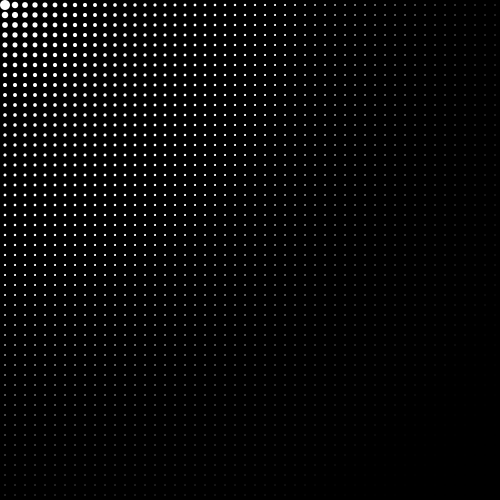
Frame 1 (no input)
Frame 60 (the mouse pressed at the canvas centre just before this capture): identical to frame 1, image omitted
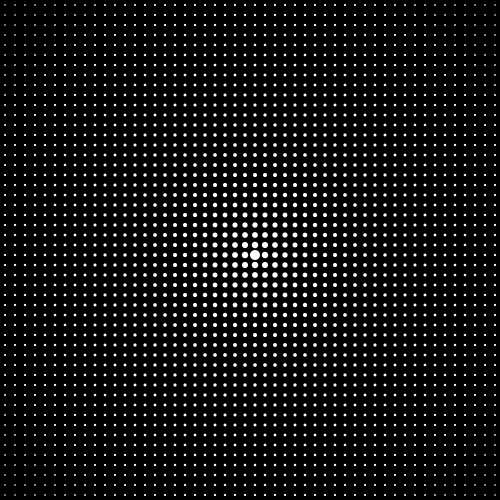
Frame 120 (the mouse held since frame 60 and released just before this capture)

The Processing sketch that drew these frames (run headless with seeded random() and noise(); from frame 60 on, the mouse is pressed at the canvas centre):

// Processing sketch: Dots_and_Boxes
// ── Dots_and_Boxes.pde
int count = 50;
float r = 0.125;
float w;
Box[][] boxes = new Box[count][count];

float formula(int i, int j, float i_offset, float j_offset)
{
  return pow(pow(i - i_offset - 1, 2) + pow(j - j_offset - 1, 2), r);
}

void setup()
{
  noStroke();
  size(500, 500);
  w = width/count;
  
  for (int i = 0; i < count; i++)
  {
    for (int j = 0; j < count; j++)
    {
      float radius = map(formula(i + 1, j + 1, 0, 0), 0, formula(count, count, 0, 0), 0, w);
      boxes[i][j] = new Box(i, j, count, radius);
      if ((i + j) % 2 == 2)
      {
        boxes[i][j].invert();
      }
      boxes[i][j].show();
    }
  }
}

void draw()
{
 for (int i = 0; i < count; i++)
  {
    for (int j = 0; j < count; j++)
    {
      float i_offset = (mouseX - mouseX % w)/w;
      float j_offset = (mouseY - mouseY % w)/w;
      float radius = map(formula(i + 1, j + 1, i_offset, j_offset), 0, formula(count, count, 0, 0), w, 0);
      boxes[i][j].setRadius(radius);
      boxes[i][j].show();
    }
  }
}

// ── box.pde
class Box
{
  int i, j, f, count, w; 
  float radius;
  boolean inverted = false;
  Box(int i, int j, int c, float r)
  {
    this.i = i;
    this.j = j;
    this.count = c;
    w = width/c;
    this.radius = r;
  }
  
  public void invert()
  {
    this.inverted = true;
  }
  
  public void setRadius(float radius)
  {
    this.radius = radius;
  }
  
  public void show()
  {
    if (inverted)
    {
      f = 255;
    }
    else
    {
      f = 0;
    }
    fill(f);
    square(i * w, j * w, w);
    fill(255 - f);
    ellipse(i * w + w/2, j * w  + w/2, radius, radius);
  }
}
